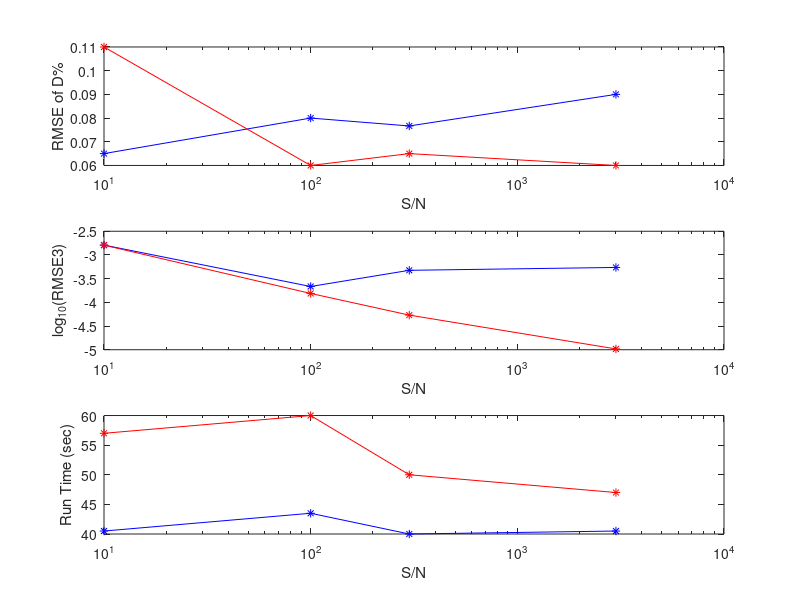
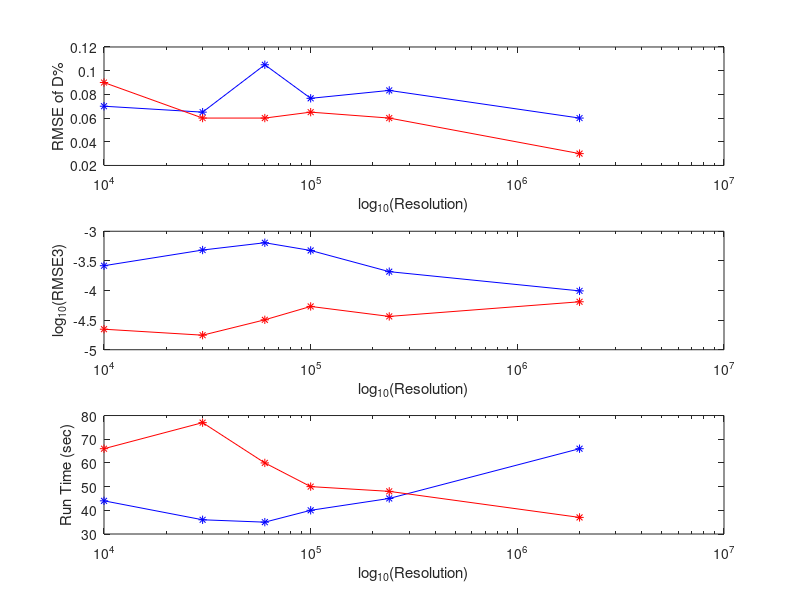

Write MATLAB code to recreate these figures, in order.
%%%2011 july17.m: comparison of Algo 3 (k=50) and Algo 4 at fitLevel 3

figure %Res=1e5, change S/N

subplot(3,1,1)
x=[10, 100, 300, 3000];
y3=[0.11, 0.06, 0.065, 0.06];
y4=[0.065, 0.08, 0.23/3, 0.09];
semilogx(x, y4, 'b*-')
hold on
semilogx(x, y3, 'r*-')
xlabel('S/N')
ylabel('RMSE of D%')

subplot(3,1,2)
y3=[1.61E-03, 1.54E-04, 5.38E-05, 1.04E-05];
y4=[1.615E-03, 2.16E-04, 4.74e-4, 5.45e-4];
semilogx(x, log10(y4), 'b*-')
hold on
semilogx(x, log10(y3), 'r*-')
xlabel('S/N')
ylabel('log_1_0(RMSE3)')

subplot(3,1,3)
y3=[57, 60, 50, 47];
y4=[40.5, 43.5, 40, 40.5];
semilogx(x, y4, 'b*-')
hold on
semilogx(x, y3, 'r*-')
xlabel('S/N')
ylabel('Run Time (sec)')

%%%%%%%%%%%%%%%%%%%%%%%%%%%%%%%%%%%%%%%%%%%%%%%%%%%%%%%%%%%%%%%%%%%%%%%%%%%


figure %S/N=300, change Res

subplot(3,1,1)
x=[1e4, 3e4, 6e4, 1e5, 2.4e5, 2e6];
y3=[0.09, 0.06, 0.06, 0.065, 0.06, 0.03];
y4=[0.07, 0.065, 0.105, 0.23/3, 0.25/3, 0.06];
semilogx(x, y4, 'b*-')
hold on
semilogx(x, y3, 'r*-')
xlabel('log_1_0(Resolution)')
ylabel('RMSE of D%')

subplot(3,1,2)
y3=[2.22e-5, 1.76e-5, 3.2e-5, 5.38e-5, 3.65e-5, 6.45e-5];
y4=[2.62e-4, 4.82e-4, 6.4e-4, 4.74e-4, 2.08e-4, 9.85e-5];
semilogx(x, log10(y4), 'b*-')
hold on
semilogx(x, log10(y3), 'r*-')
xlabel('log_1_0(Resolution)')
ylabel('log_1_0(RMSE3)')

subplot(3,1,3)
y3=[66, 77, 60, 50, 48, 37];
y4=[44, 36, 35, 40, 45, 66];
semilogx(x, y4, 'b*-')
hold on
semilogx(x, y3, 'r*-')
xlabel('log_1_0(Resolution)')
ylabel('Run Time (sec)')
















